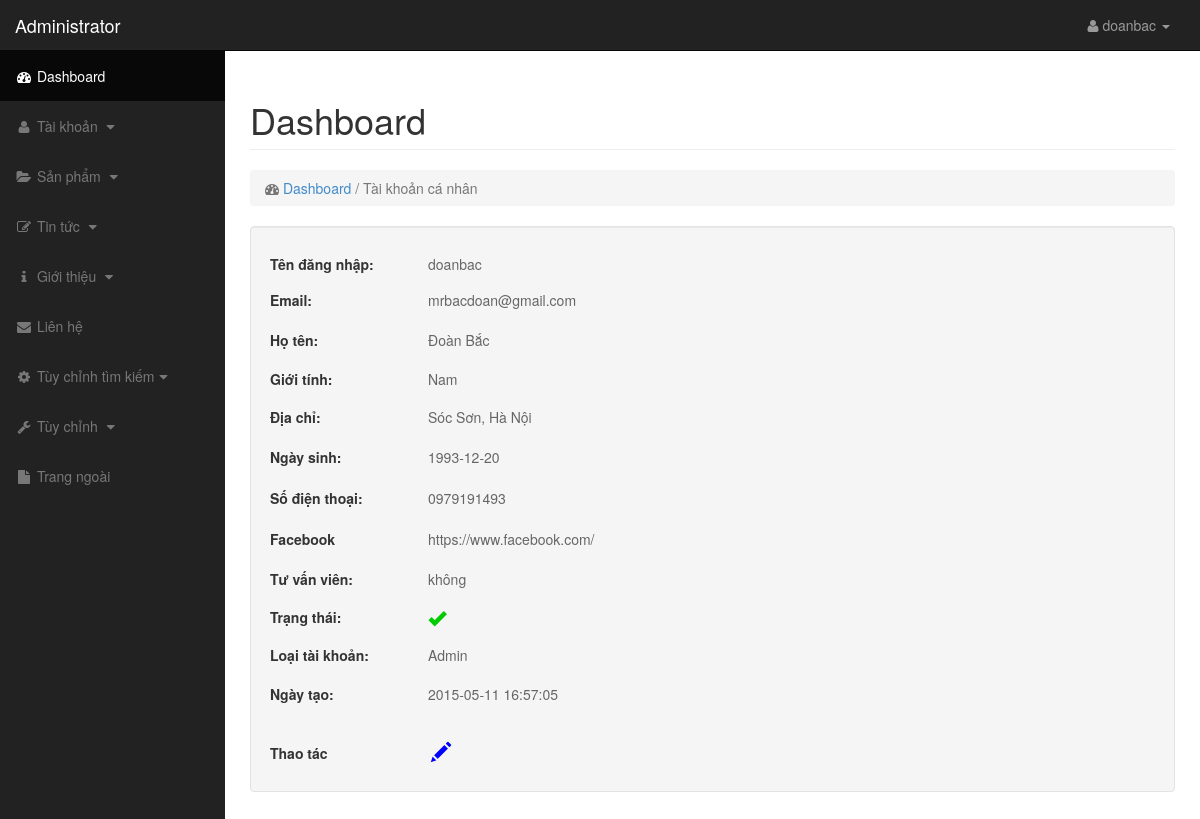
/bds@123/index.php?page=profile (signed in), run on the app's committed database.
### tables this page shows
CREATE TABLE `tb_user` (
  `id` int(11) NOT NULL AUTO_INCREMENT,
  `username` varchar(255) NOT NULL,
  `password` varchar(255) NOT NULL,
  `email` varchar(255) NOT NULL,
  `groupid` tinyint(11) NOT NULL,
  `fullname` varchar(255) NOT NULL,
  `avatar` text NOT NULL,
  `sex` tinyint(1) NOT NULL,
  `phone` text NOT NULL,
  `address` text NOT NULL,
  `birthday` date NOT NULL,
  `created` timestamp NOT NULL DEFAULT CURRENT_TIMESTAMP ON UPDATE CURRENT_TIMESTAMP,
  `publish` tinyint(1) NOT NULL DEFAULT '0',
  `ipp` int(11) NOT NULL DEFAULT '20',
  `facebook` varchar(255) NOT NULL,
  `helper` tinyint(4) NOT NULL DEFAULT '0',
  PRIMARY KEY (`id`)
);

### configs/config.php (called while the page is built, shortened)
<?php
	$url='http://localhost/chungcuminixanh/';
?>

### bds@123/connect.php (called while the page is built, shortened)
<?php
	require_once('../configs/config.php');
	require_once('../model/thuvien.php');
	$lib=new LIB();
	$url=$url.'bds@123/';
?>

### bds@123/controller/profile.php (called while the page is built, shortened)
<?php
		$sql="select * from tb_user where id=".$_SESSION['loginadmin']['id'];
		$profile=$lib->selectone($sql);
?>

### model/thuvien.php (called while the page is built, shortened)
<?php
class LIB
{
	public function selectone($sql)
	{
		$re=mysql_query($sql);
		$row = mysql_fetch_object($re);
		return $row;
	}
}

### bds@123/view/profile/profile.php (the view, shortened to what this page needs)
<ol class="breadcrumb">
    <li class="active">
        <i class="fa fa-dashboard"></i> <a href="<?php echo $url?>index.php">Dashboard</a> / Tài khoản cá nhân
    </li>
</ol>
<div class="well">
  <table width="100%" border="0">
	  <tr>
	    <td width="15%" height="36" style="font-weight: bold">Tên đăng nhập:</td>
	    <td width="69%" align="left" style="color: #666"><?php echo $profile->username?></td>
    </tr>
	  <tr>
	    <td height="37" style="font-weight: bold">Email:</td>
	    <td align="left" style="color: #666"><?php echo $profile->email?></td>
    </tr>
	  <tr>
	    <td height="42" style="font-weight: bold">Họ tên:</td>
	    <td align="left" style="color: #666"><?php echo $profile->fullname?></td>
    </tr>
	  <tr>
	    <td height="37" style="font-weight: bold">Giới tính:</td>
	    <td align="left" style="color: #666"><?php if($profile->sex==1)echo "Nam"; else echo "Nữ";?></td>
    </tr>
	  <tr>
	    <td height="39" style="font-weight: bold">Địa chỉ:</td>
	    <td align="left" style="color: #666"><?php echo $profile->address?></td>
    </tr>
	  <tr>
	    <td height="41" style="font-weight: bold">Ngày sinh:</td>
	    <td align="left" style="color: #666"><?php echo $profile->birthday?></td>
    </tr>
	  <tr>
	    <td height="41" style="font-weight: bold">Số điện thoại:</td>
	    <td align="left" style="color: #666"><?php echo $profile->phone?></td>
    </tr>
	  <tr>
	    <td height="41" style="font-weight: bold">Facebook</td>
	    <td align="left" style="color: #666"><?php echo $profile->facebook?></td>
    </tr>
    <tr>
	    <td height="38" style="font-weight: bold">Tư vấn viên:</td>
	    <td align="left" style="color: #666"><?php if($profile->helper==1)echo "Có";else echo "không"?></td>
    </tr>
	  <tr>
	    <td height="38" style="font-weight: bold">Trạng thái:</td>
	    <td align="left" class="status" style="color: #666"><?php if($profile->publish==1)echo "<i class='glyphicon glyphicon-ok' style='float:left;'></i>";?></td>
    </tr>
	  <tr>
	    <td height="39" style="font-weight: bold">Loại tài khoản:</td>
	    <td align="left" style="color: #666"><?php if($profile->groupid==1)echo "Admin"; else echo "Quản lý";?></td>
    </tr>
	  <tr>
	    <td height="38" style="font-weight: bold">Ngày tạo:</td>
	    <td align="left" style="color: #666"><?php echo $profile->created?></td>
    </tr>
	  <tr>
	    <td height="21" style="font-weight: bold">&nbsp;</td>
	    <td align="left" style="color: #06F">&nbsp;</td>
    </tr>
	  <tr>
	    <td height="38" style="font-weight: bold;">Thao tác</td>
	    <td align="left" class="action-f" style="color: #06F">
                <a href="<?php echo $url; ?>index.php?page=user&action=edit&form=1&id=<?php echo $_SESSION['loginadmin']['id'] ?>&profile=1"><i class="glyphicon glyphicon-pencil"></i></a>
        </td>
    </tr>
  </table>
</div>

### bds@123/view/style/css/style.css (style rules this page uses)
* { margin:0; padding:0; }
.breadcrumb .active { white-space:nowrap !important; }

### bds@123/view/style/css/sb-admin.css (style rules this page uses)
body { margin-top: 100px; background-color: #222; }
@media (min-width:768px) { body { margin-top: 50px; } }
.action-f a i { font-size:20px; margin:0px 3px; }
.action-f a i.glyphicon-pencil { color:#00F; }
td.status { text-align:center; }
.status i { font-size:18px; }
.status i.glyphicon-ok { color:#0C0; }

### data on the page
tb_user: username "doanbac", email "mrbacdoan@gmail.com", fullname "Đoàn Bắc", address "Sóc Sơn, Hà Nội", birthday "1993-12-20", phone "0979191493", facebook "https://www.facebook.com/", created "2015-05-11 16:57:05"

### other printed values
$_SESSION['loginadmin']['username'] "doanbac"
